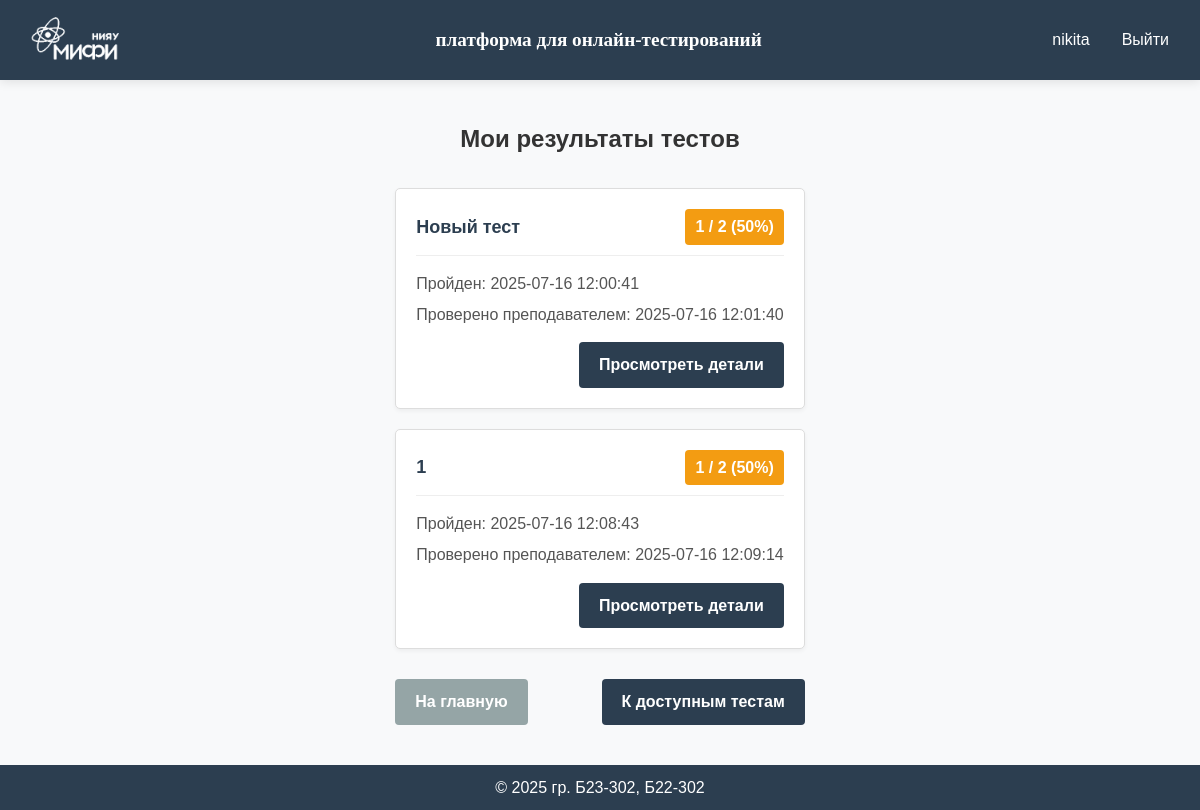
/results (signed in), run on the app's committed database.
### app/models.py (models this page shows, shortened)
class User(db.Model, UserMixin):
    id = db.Column(db.Integer, primary_key=True)
    username = db.Column(db.String(80), unique=True, nullable=False)
    password_hash = db.Column(db.String(128), nullable=False)
    role = db.Column(db.String(20), nullable=False, default='user')
    group = db.Column(db.String(7), default="")

class TestResult(db.Model):
    __tablename__ = 'test_results'
    id = db.Column(db.Integer, primary_key=True)
    test_id = db.Column(db.Integer, db.ForeignKey('tests.id'), nullable=False)
    student_id = db.Column(db.Integer, db.ForeignKey('user.id'), nullable=False)
    test_result = db.Column(db.Text)  # Для SQLite используем Text вместо JSON для хранения результатов
    created_at = db.Column(db.DateTime, default=db.func.current_timestamp())
    is_graded = db.Column(db.Boolean, default=False)  # Флаг, указывающий, проверен ли тест вручную
    manual_score = db.Column(db.Integer, nullable=True)  # Оценка, выставленная вручную
    graded_at = db.Column(db.DateTime, nullable=True)  # Когда был проверен тест
    graded_by = db.Column(db.String(80), nullable=True)  # Кто проверил тест
    test = db.relationship('Test', backref=db.backref('results', lazy=True))
    student = db.relationship('User', backref=db.backref('test_results', lazy=True))

### app/pass_tests/routes.py (the view)
@pass_tests_bp.route('/results')
@login_required
def results():
    user_results = TestResult.query.filter_by(student_id=current_user.id).all()
    results_data = []
    for result in user_results:
        test = Test.query.get(result.test_id)
        if test:
            test_info = json.loads(test.test_info)
            result_data = json.loads(result.test_result)
            results_data.append({
                'id': result.id,
                'test_name': test_info.get('name', 'Без названия'),
                'score': result_data.get('score', 0),
                'total': result_data.get('total', 0),
                'percentage': result_data.get('percentage', 0),
                'completed_at': result_data.get('completed_at', ''),
                'is_graded': result.is_graded,
                'graded_by': result.graded_by,
                'graded_at': result.graded_at.strftime('%Y-%m-%d %H:%M:%S') if result.graded_at else None
            })
    return render_template('pass_tests/results.html', results=results_data)

### app/models.py (called while the page is built)
@login_manager.user_loader
def load_user(user_id):
    return User.query.get(int(user_id))

### app/templates/pass_tests/results.html (shortened to what this page needs)
{% extends "base.html" %}
{% block content %}
<div class="results-container">
    <h1 class="page-title">Мои результаты тестов</h1>
    {% if results %}
        <div class="results-list">
            {% for result in results %}
                <div class="result-card">
                    <div class="result-header">
                        <div class="result-title">{{ result.test_name }}</div>
                        <div class="result-score {% if result.percentage >= 70 %}good-score{% elif result.percentage >= 40 %}average-score{% else %}poor-score{% endif %}">
                            {{ result.score }} / {{ result.total }} ({{ result.percentage }}%)
                        </div>
                    </div>
                    <div class="result-info">
                        <p>Пройден: {{ result.completed_at }}</p>
                        {% if result.is_graded %}
                        <p>Проверено преподавателем: {{ result.graded_at }}</p>
                        {% endif %}
                    </div>
                    <div class="result-actions">
                        <a href="{{ url_for('pass_tests.view_result', result_id=result.id) }}" class="btn btn-primary">Просмотреть детали</a>
                    </div>
                </div>
            {% endfor %}
        </div>
    {% else %}
        <div class="no-results">
            <p>У вас пока нет пройденных тестов.</p>
            <p>Перейдите в раздел "Доступные тесты", чтобы пройти тест.</p>
        </div>
    {% endif %}
    <div class="back-link">
        <a href="{{ url_for('main.index') }}" class="btn btn-secondary">На главную</a>
        <a href="{{ url_for('pass_tests.my_tests') }}" class="btn btn-primary">К доступным тестам</a>
    </div>
</div>
{% endblock %}

### app/templates/base.html (shortened to what this page needs)
<!DOCTYPE html>
<html lang="ru">
<head>
    <link rel="stylesheet" href="{{ url_for('static', filename='css/style.css') }}">
</head>
<body>
    <div class="page-wrapper">
        <header class="header">
            <div class="container">
                <img src="{{ url_for('static', filename='images/logo-mini-without (1).png') }}" class="mephi"/>
                <a href="{{ url_for('main.index') }}" class="logo">платформа для онлайн-тестирований</a>
                <nav class="nav">
                    {% if current_user.is_authenticated %}
                        <span class="username">{{ current_user.username }}</span>
                        <a href="{{ url_for('auth.logout') }}" class="nav-link">Выйти</a>
                    {% else %}
                        <a href="{{ url_for('auth.login') }}" class="nav-link">Войти</a>
                        <a href="{{ url_for('auth.register') }}" class="btn btn-primary">Зарегистрироваться</a>
                    {% endif %}
                </nav>
            </div>
        </header>
        <main class="main-content">
            <div class="container">
                {% block content %}{% endblock %}
            </div>
        </main>
        <footer class="footer">
            <div class="container">
                <p>&copy; 2025 гр. Б23-302, Б22-302</p>
            </div>
        </footer>
    </div>
</body>
</html>

### app/static/css/style.css (style rules this page uses)
:root { --primary-color: #4a6bff; --secondary-color: #6c757d; --success-color: #28a745; --danger-color: #dc3545; --light-color: #f8f9fa; --dark-color: #2c3e50; --text-color: #333; --border-radius: 4px; --box-shadow: 0 2px 10px rgba(0, 0, 0, 0.1); --transition: all 0.3s ease; }
* { margin: 0; padding: 0; box-sizing: border-box; }
html, body { height: 100%; }
body { font-family: Helvetica; line-height: 1.6; color: var(--text-color); background-color: var(--light-color); display: flex; flex-direction: column; }
.page-wrapper { display: flex; flex-direction: column; min-height: 100vh; }
.header { background-color: var(--dark-color); color: white; padding: 10px 0; box-shadow: var(--box-shadow); position: sticky; top: 0; z-index: 100; }
.header .container { display: flex; justify-content: space-between; align-items: center; max-width: 1200px; margin: 0 auto; padding: 0 15px; }
.mephi { height: 60px; width: auto; }
.logo { color: white; font-size: 1.2rem; font-weight: bold; font-family: Verdana; text-decoration: none; margin-left: 10px; }
.nav { display: flex; align-items: center; gap: 1rem; }
.nav-link, .btn { color: white; text-decoration: none; padding: 0.5rem 1rem; border-radius: var(--border-radius); transition: var(--transition); }
.btn-primary { background-color: var(--primary-color); }
.main-content { flex: 1; display: flex; justify-content: center; align-items: center; padding: 20px; }
.footer { background-color: var(--dark-color); color: white; padding: 10px 0; text-align: center; }
.footer .container { max-width: 1200px; margin: 0 auto; padding: 0 15px; }

### app/templates/pass_tests/results.html (style rules this page uses)
.results-container { max-width: 800px; margin: 0 auto; padding: 20px 0; }
.page-title { font-size: 24px; margin-bottom: 30px; color: #333; text-align: center; }
.results-list { display: flex; flex-direction: column; gap: 20px; }
.result-card { background-color: white; border: 1px solid #ddd; border-radius: 5px; padding: 20px; box-shadow: 0 2px 4px rgba(0,0,0,0.05); }
.result-header { display: flex; justify-content: space-between; align-items: center; margin-bottom: 15px; border-bottom: 1px solid #eee; padding-bottom: 10px; }
.result-title { font-size: 18px; font-weight: bold; color: #2c3e50; }
.result-score { font-weight: bold; padding: 5px 10px; border-radius: 4px; }
.average-score { background-color: #f39c12; color: white; }
.result-info { margin-bottom: 15px; }
.result-info p { margin: 5px 0; color: #555; }
.result-actions { display: flex; justify-content: flex-end; }
.back-link { margin-top: 30px; display: flex; justify-content: space-between; }
.btn { padding: 10px 20px; border-radius: 4px; font-weight: bold; cursor: pointer; text-decoration: none; }
.btn-primary { background-color: #2c3e50; color: white; }
.btn-secondary { background-color: #95a5a6; color: white; }

### data on the page
User: username "nikita"
TestResult: test_name "Новый тест", score "1", total "2", percentage "50", completed_at "2025-07-16 12:00:41", graded_at "2025-07-16 12:01:40"
TestResult: test_name "1", score "1", total "2", percentage "50", completed_at "2025-07-16 12:08:43", graded_at "2025-07-16 12:09:14"
